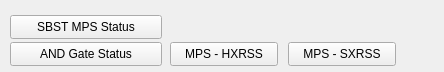
  <widget class="PyDMFrame" name="PyDMFrame_10">
   <property name="geometry">
    <rect>
     <x>352</x>
     <y>404</y>
     <width>444</width>
     <height>72</height>
    </rect>
   </property>
   <property name="toolTip">
    <string/>
   </property>
   <widget class="PyDMEDMDisplayButton" name="PyDMEDMDisplayButton_14">
    <property name="geometry">
     <rect>
      <x>10</x>
      <y>15</y>
      <width>152</width>
      <height>24</height>
     </rect>
    </property>
    <property name="toolTip">
     <string/>
    </property>
    <property name="text">
     <string>SBST MPS Status</string>
    </property>
    <property name="filenames" stdset="0">
     <stringlist>
      <string>mps_sbst_stat.edl</string>
     </stringlist>
    </property>
    <property name="showIcon" stdset="0">
     <bool>false</bool>
    </property>
   </widget>
   <widget class="PyDMEDMDisplayButton" name="PyDMEDMDisplayButton_15">
    <property name="geometry">
     <rect>
      <x>10</x>
      <y>42</y>
      <width>152</width>
      <height>24</height>
     </rect>
    </property>
    <property name="toolTip">
     <string/>
    </property>
    <property name="text">
     <string>AND Gate Status</string>
    </property>
    <property name="filenames" stdset="0">
     <stringlist>
      <string>AND_Gates.edl</string>
     </stringlist>
    </property>
    <property name="showIcon" stdset="0">
     <bool>false</bool>
    </property>
   </widget>
   <widget class="PyDMEDMDisplayButton" name="PyDMEDMDisplayButton_16">
    <property name="geometry">
     <rect>
      <x>170</x>
      <y>42</y>
      <width>108</width>
      <height>24</height>
     </rect>
    </property>
    <property name="toolTip">
     <string/>
    </property>
    <property name="text">
     <string>MPS - HXRSS</string>
    </property>
    <property name="filenames" stdset="0">
     <stringlist>
      <string>mps_hxrss</string>
     </stringlist>
    </property>
    <property name="showIcon" stdset="0">
     <bool>false</bool>
    </property>
   </widget>
   <widget class="PyDMEDMDisplayButton" name="PyDMEDMDisplayButton_17">
    <property name="geometry">
     <rect>
      <x>288</x>
      <y>42</y>
      <width>108</width>
      <height>24</height>
     </rect>
    </property>
    <property name="toolTip">
     <string/>
    </property>
    <property name="text">
     <string>MPS - SXRSS</string>
    </property>
    <property name="filenames" stdset="0">
     <stringlist>
      <string>mps_sxrss</string>
     </stringlist>
    </property>
    <property name="showIcon" stdset="0">
     <bool>false</bool>
    </property>
   </widget>
  </widget>
